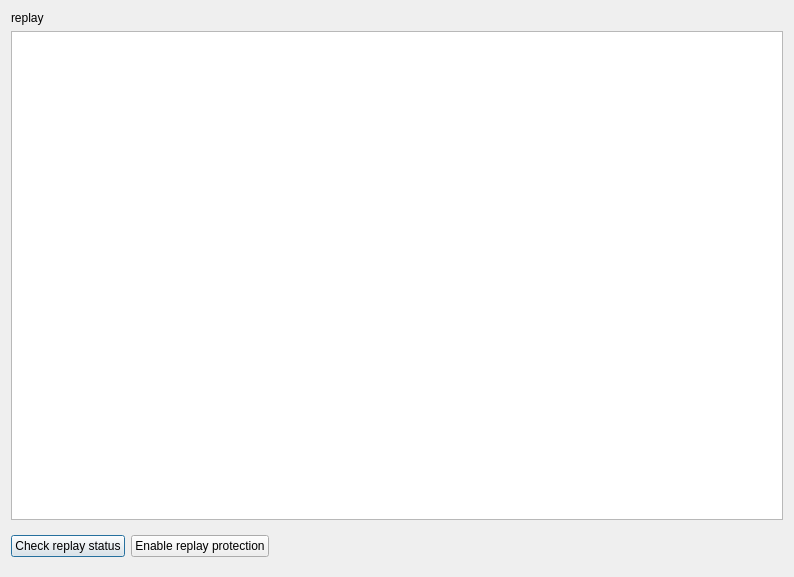
<?xml version="1.0" encoding="UTF-8"?>
<ui version="4.0">
 <class>TransactionReplayDialog</class>
 <widget class="QDialog" name="TransactionReplayDialog">
  <property name="geometry">
   <rect>
    <x>0</x>
    <y>0</y>
    <width>794</width>
    <height>577</height>
   </rect>
  </property>
  <property name="windowTitle">
   <string>Dialog</string>
  </property>
  <layout class="QVBoxLayout" name="verticalLayout">
   <item>
    <widget class="QLabel" name="label">
     <property name="text">
      <string>replay</string>
     </property>
    </widget>
   </item>
   <item>
    <widget class="QTableWidget" name="tableWidgetCoins">
     <property name="selectionBehavior">
      <enum>QAbstractItemView::SelectRows</enum>
     </property>
    </widget>
   </item>
   <item>
    <widget class="QFrame" name="frame">
     <property name="frameShape">
      <enum>QFrame::NoFrame</enum>
     </property>
     <property name="frameShadow">
      <enum>QFrame::Sunken</enum>
     </property>
     <property name="lineWidth">
      <number>0</number>
     </property>
     <layout class="QHBoxLayout" name="horizontalLayout">
      <property name="leftMargin">
       <number>0</number>
      </property>
      <property name="rightMargin">
       <number>0</number>
      </property>
      <item>
       <widget class="QPushButton" name="pushButtonCheckReplay">
        <property name="sizePolicy">
         <sizepolicy hsizetype="Maximum" vsizetype="Fixed">
          <horstretch>0</horstretch>
          <verstretch>0</verstretch>
         </sizepolicy>
        </property>
        <property name="text">
         <string>Check replay status</string>
        </property>
       </widget>
      </item>
      <item>
       <widget class="QPushButton" name="pushButtonSplitCoins">
        <property name="sizePolicy">
         <sizepolicy hsizetype="Maximum" vsizetype="Fixed">
          <horstretch>0</horstretch>
          <verstretch>0</verstretch>
         </sizepolicy>
        </property>
        <property name="text">
         <string>Enable replay protection</string>
        </property>
       </widget>
      </item>
      <item>
       <spacer name="horizontalSpacer">
        <property name="orientation">
         <enum>Qt::Horizontal</enum>
        </property>
        <property name="sizeHint" stdset="0">
         <size>
          <width>40</width>
          <height>20</height>
         </size>
        </property>
       </spacer>
      </item>
     </layout>
    </widget>
   </item>
  </layout>
 </widget>
 <resources/>
 <connections/>
</ui>
